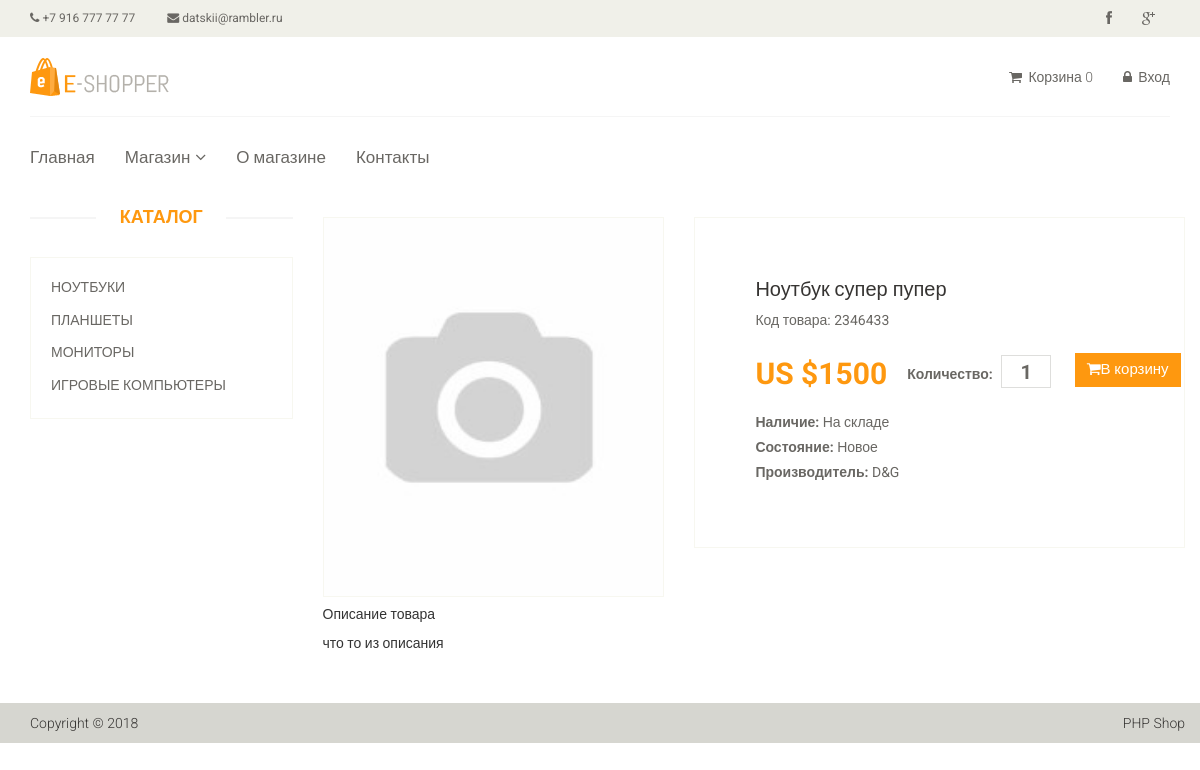
Page /product/46 on the committed database.
### tables this page shows
CREATE TABLE `product` (
  `id` int(11) NOT NULL,
  `name` varchar(255) NOT NULL,
  `category_id` int(11) NOT NULL,
  `code` int(11) NOT NULL,
  `price` float NOT NULL,
  `image` varchar(255) NOT NULL,
  `brand` varchar(255) NOT NULL,
  `availability` int(11) DEFAULT NULL,
  `description` text NOT NULL,
  `is_new` int(11) NOT NULL DEFAULT '0',
  `is_recommended` int(11) NOT NULL DEFAULT '0',
  `status` int(11) NOT NULL DEFAULT '1'
);

CREATE TABLE `category` (
  `id` int(11) NOT NULL,
  `name` varchar(255) NOT NULL,
  `sort_order` int(11) NOT NULL DEFAULT '0',
  `status` int(11) NOT NULL DEFAULT '1'
);

### config/routes.php (called while the page is built)
<?php
return array(
    'product/([0-9]+)' => 'product/view/$1',
    'catalog' => 'catalog/index',
    'category/([0-9]+)/page-([0-9]+)' => 'catalog/category/$1/$2',
    'category/([0-9]+)' => 'catalog/category/$1',
    'cart/checkout' => 'cart/checkout',
    'cart/delete/([0-9]+)' => 'cart/delete/$1',
    'cart/add/([0-9]+)' => 'cart/add/$1',
    'cart' => 'cart/index',
    'user/register' => 'user/register',
    'user/login' => 'user/login',
    'user/logout' => 'user/logout',
    'cabinet/edit' => 'cabinet/edit',
    'cabinet' => 'cabinet/index',
    'admin/product/create' => 'adminProduct/create',
    'admin/product/update/([0-9]+)' => 'adminProduct/update/$1',
    'admin/product/delete/([0-9]+)' => 'adminProduct/delete/$1',
    'admin/product' => 'adminProduct/index',
    'admin/category/create' => 'adminCategory/create',
    'admin/category/update/([0-9]+)' => 'adminCategory/update/$1',
    'admin/category/delete/([0-9]+)' => 'adminCategory/delete/$1',
    'admin/category' => 'adminCategory/index',
    'admin/order/update/([0-9]+)' => 'adminOrder/update/$1',
    'admin/order/delete/([0-9]+)' => 'adminOrder/delete/$1',
    'admin/order/view/([0-9]+)' => 'adminOrder/view/$1',
    'admin/order' => 'adminOrder/index',
    'admin' => 'admin/index',
    'contacts' => 'site/contact',
    'about' => 'site/about',
    '' => 'site/index'
);

### controllers/ProductController.php (called while the page is built, shortened)
<?php
class ProductController
{
    public function actionView($productId)
    {
        $categories = Category::getCategoriesList();
        $product = Product::getProductById($productId);
        require_once(ROOT_DIR . '/views/product/view.php');
        return true;
    }
}

### index.php (called while the page is built, shortened)
<?php
require_once (ROOT_DIR. '/components/Autoload.php');
$router = new Router();
$router->run();

### components/Autoload.php (called while the page is built, shortened)
<?php
class Autoload
{
    function loadClass($className)
    {
        $array_paths = array(
            '/models/',
            '/components/'
        );
        foreach ($array_paths as $path) {
            $path = ROOT_DIR . $path . $className . '.php';
        }
    }
}

### components/Cart.php (called while the page is built, shortened)
<?php
class Cart
{
    public static function countItems()
    {
        if (isset($_SESSION['products'])) {
            $count = 0;
            foreach ($_SESSION['products'] as $id => $quantity) {
                $count += $quantity;
            }
            return $count;
        } else {
            return 0;
        }
    }
}

### models/User.php (called while the page is built, shortened)
<?php
class User
{
    public static function isGuest()
    {
        return true;
    }
}
?>

### models/Category.php (called while the page is built, shortened)
<?php
class Category
{
    public static function getCategoriesList()
    {
        $db = Db::getConnection();
        $categoryList = array();
        $result = $db->query('SELECT id, name FROM category ORDER BY sort_order ASC');
        $i = 0;
        while($row = $result->fetch()){
            $categoryList[$i]['id'] = $row['id'];
            $categoryList[$i]['name'] = $row['name'];
            $i++;
        }
        return $categoryList;
    }
}

### models/Product.php (called while the page is built, shortened)
<?php
class Product
{
    public static function getProductById($id)
    {
        $id = intval($id);
        if ($id) {
            $db = Db::getConnection();
            $result = $db->query('SELECT * FROM product WHERE id=' . $id);
            $result->setFetchMode(PDO::FETCH_ASSOC);
            return $result->fetch();
        }
    }
    public static function getImage($id)
    {
        $noImage = 'no-image.jpg';
        $path = '/upload/images/products/';
        $pathToProductImage = $path . $id . '.jpg';
        return $path . $noImage;
    }
}

### views/product/view.php (the view, shortened to what this page needs)
<?php include ROOT_DIR . '/views/layouts/header.php'; ?>
    <section>
        <div class="container">
            <div class="row">
                <div class="col-sm-3">
                    <div class="left-sidebar">
                        <h2>Каталог</h2>
                        <div class="panel-group category-products" id="accordian">
                            <?php foreach ($categories as $categoryItem): ?>
                                <div class="panel panel-default">
                                    <div class="panel-heading">
                                        <h4 class="panel-title">
                                            <a href="/category/<?= $categoryItem['id']; ?>"
                                               class="<?php if ($categoryId === $categoryItem['id']) echo 'active' ?>">
                                                <?= $categoryItem['name']; ?>
                                            </a>
                                        </h4>
                                    </div>
                                </div>
                            <?php endforeach; ?>
                        </div>
                    </div>
                </div>
                <div class="col-sm-9 padding-right">
                    <div class="product-details">
                        <div class="row">
                            <div class="col-sm-5">
                                <div class="view-product">
                                    <img src="<?php echo Product::getImage($product['id']); ?>" alt=""/>
                                </div>
                            </div>
                            <div class="col-sm-7">
                                <div class="product-information">
                                    <h2><?= $product['name']; ?></h2>
                                    <p>Код товара: <?= $product['code']; ?></p>
                                    <span>
                                            <span>US $<?= $product['price']; ?></span>
                                            <label>Количество:</label>
                                            <input type="text" value="1"/>
                                        <a href="/cart/add/<?= $product['id']; ?>" class="btn btn-fefault cart">
                                            <i class="fa fa-shopping-cart">
                                            </i>В корзину</a>
                                        </span>
                                    <p><b>Наличие:</b> На складе</p>
                                    <p><b>Состояние:</b> Новое</p>
                                    <p><b>Производитель:</b> D&amp;G</p>
                                </div>
                            </div>
                        </div>
                        <div class="row">
                            <div class="col-sm-12">
                                <h5>Описание товара</h5>
                                <p><?= $product['description']; ?></p>
                            </div>
                        </div>
                    </div>
                </div>
            </div>
        </div>
    </section>
<?php include ROOT_DIR . '/views/layouts/footer.php'; ?>

### components/Router.php (shortened to what this page needs)
<?php
class Router
{
    private $routes;
    public function __construct()
    {
        $routesPath = ROOT_DIR . '/config/routes.php';
        $this->routes = include($routesPath);
    }
    private function getURI()
    {
        if (!empty($_SERVER['REQUEST_URI'])) {
            return trim($_SERVER['REQUEST_URI'], '/');
        }
    }
    public function run()
    {
        $uri = $this->getURI();
        foreach ($this->routes as $uriPattern => $path) {
            if (preg_match("~$uriPattern~", $uri)) {
                $internalRoute = preg_replace("~$uriPattern~", $path, $uri);
                $segments = explode('/', $internalRoute);
                $controllerName = array_shift($segments) . 'Controller';
                $actionName = 'action' . ucfirst(array_shift($segments));
                $parameters = $segments;
                $controllerObject = new $controllerName;
                $result = call_user_func_array(array($controllerObject, $actionName), $parameters);
                if ($result != null) {
                    break;
                }
            }
        }
    }
}

### views/layouts/header.php (shortened to what this page needs)
<!DOCTYPE html>
<html lang="en">
<head>
    <link href="/template/css/bootstrap.min.css" rel="stylesheet">
    <link href="/template/css/font-awesome.min.css" rel="stylesheet">
    <link href="/template/css/prettyPhoto.css" rel="stylesheet">
    <link href="/template/css/price-range.css" rel="stylesheet">
    <link href="/template/css/animate.css" rel="stylesheet">
    <link href="/template/css/main.css" rel="stylesheet">
    <link href="/template/css/responsive.css" rel="stylesheet">
</head>
<body>
<header id="header">
    <div class="header_top">
        <div class="container">
            <div class="row">
                <div class="col-sm-6">
                    <div class="contactinfo">
                        <ul class="nav nav-pills">
                            <li><a href="#"><i class="fa fa-phone"></i> +7 916 777 77 77</a></li>
                            <li><a href="#"><i class="fa fa-envelope"></i> datskii@rambler.ru</a></li>
                        </ul>
                    </div>
                </div>
                <div class="col-sm-6">
                    <div class="social-icons pull-right">
                        <ul class="nav navbar-nav">
                            <li><a href="#"><i class="fa fa-facebook"></i></a></li>
                            <li><a href="#"><i class="fa fa-google-plus"></i></a></li>
                        </ul>
                    </div>
                </div>
            </div>
        </div>
    </div>
    <div class="header-middle">
        <div class="container">
            <div class="row">
                <div class="col-sm-4">
                    <div class="logo pull-left">
                        <a href="/"><img src="/template/images/home/logo.png" alt=""/></a>
                    </div>
                </div>
                <div class="col-sm-8">
                    <div class="shop-menu pull-right">
                        <ul class="nav navbar-nav">
                            <li>
                                <a href="/cart/"><i class="fa fa-shopping-cart"></i> Корзина
                                    <span id="cart-count"><?= Cart::countItems(); ?></span>
                                </a>
                            </li>
                            <?php if (User::isGuest()): ?>
                            <li><a href="/user/login/"><i class="fa fa-lock"></i> Вход</a></li>
                            <?php else: ?>
                            <li><a href="/cabinet/"><i class="fa fa-user"></i> Аккаунт</a></li>
                            <li><a href="/user/logout/"><i class="fa fa-unlock"></i> Выход</a></li>
                            <?php endif;?>
                        </ul>
                    </div>
                </div>
            </div>
        </div>
    </div>
    <div class="header-bottom">
        <div class="container">
            <div class="row">
                <div class="col-sm-12">
                    <div class="mainmenu pull-left">
                        <ul class="nav navbar-nav collapse navbar-collapse">
                            <li><a href="/">Главная</a></li>
                            <li class="dropdown"><a href="#">Магазин<i class="fa fa-angle-down"></i></a>
                            </li>
                            <li><a href="/about/">О магазине</a></li>
                            <li><a href="/contacts/">Контакты</a></li>
                        </ul>
                    </div>
                </div>
            </div>
        </div>
    </div>
</header>

### views/layouts/footer.php (shortened to what this page needs)
<footer id="footer">
    <div class="footer-bottom">
        <div class="container">
            <div class="row">
                <p class="pull-left">Copyright © 2018</p>
                <p class="pull-right">PHP Shop</p>
            </div>
        </div>
    </div>
</footer>
</body>
</html>

### rows in the picture
product: name "Ноутбук супер пупер", code "2346433", price "1500", description "что то из описания"
category: name "НОУТБУКИ"
category: name "ПЛАНШЕТЫ"
category: name "МОНИТОРЫ"
category: name "ИГРОВЫЕ КОМПЬЮТЕРЫ"
